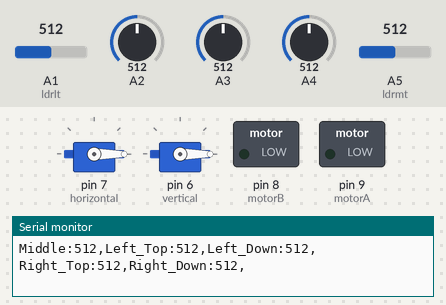
Simulated run of this sketch. Board: Arduino Uno, built with avr-gcc and run on an emulated ATmega328P. On the bench: 2 × servo, switched loads named in the sketch (green lamp = pin HIGH), the last lines printed to the serial monitor. The inputs (shaded band) are chosen by the test bench; at power-on: A5 (ldrmt) = 512, A1 (ldrlt) = 512, A4 = 512, A2 = 512, A3 = 512.

Above: at 3.8 s.
3.9 s: A5 (ldrmt) set to 43
6.9 s: A5 (ldrmt) set to 36
At 8.6 s:
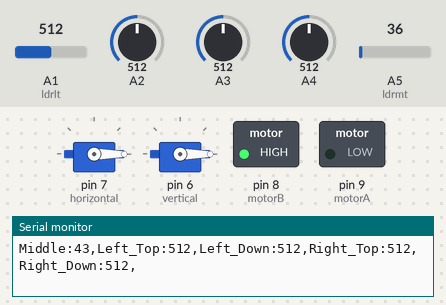
8.9 s: A5 (ldrmt) set to 190
At 11.2 s:
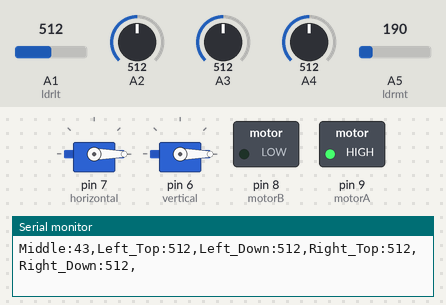
11.9 s: A1 (ldrlt) set to 549
14.9 s: A1 (ldrlt) set to 576
16.9 s: A4 set to 286
18.4 s: A4 set to 276
Timing chart, 0 to 20.9 s (numbered marks = the images above; inputs shaded):
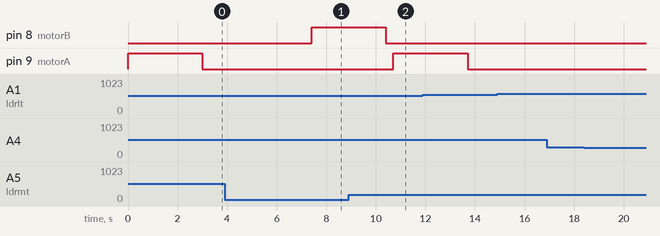

The sketch:

Solar_tracking_PID_TaiLE.ino
```cpp
#include <Servo.h>
#include <Wire.h>
#include <stdio.h>
#include <LiquidCrystal_I2C.h>
//Set the LCD address to 0x27 for 16 chars and 2 line display
LiquidCrystal_I2C lcd(0x27, 16, 2);

Servo horizontal; // horizontal servo
int servoh = 0;
int servohLimitHigh = 180;
int servohLimitLow = 0;
// 65 degrees MAX

Servo vertical; // vertical servo
int servov = 0;
int servovLimitHigh = 180;
int servovLimitLow = 0;

// LDR pin connections
// name = analogpin;
int ldrlt = A1; //LDR top left - BOTTOM LEFT
int ldrrt = A2; //LDR top right - BOTTOM RIGHT
int ldrld = A3; //LDR down left - TOP LEFT
int ldrrd = A4; //LDR down right - TOP RIGHT
int ldrmt = A5; //LDR center


const int motorA =  9;
const int motorB =  8;
int OpenFlowerValue = 40;
int timeopen = 3000;
int timeclose=3000;
int dtime = 10; int tol = 50;
int diff(int a, int b, int c, int d);
void Tracking(int leftvalue, int rightvalue, Servo servotype);
static int FlowerStatus = 0;
static int e;
static int dE =0;
static int zE = 0;
double Kph =0.0001, Kih =0.0001, Kdh = 0.0002;

void setup(){
Serial.begin(9600);

horizontal.attach(7);
vertical.attach(6);
horizontal.write(0);
vertical.write(0);
  pinMode(motorA, OUTPUT);
  pinMode(motorB, OUTPUT);
delay(1);
}
void loop() {
  while (int(analogRead(ldrmt)) >= OpenFlowerValue) {
    if(FlowerStatus == 0)
    {
    FlowerStatus = 1;// đổi biến trạng thái mở cánh về 1
    digitalWrite(motorA, HIGH); //mở cánh hoa
    digitalWrite(motorB, LOW);
    delay(timeopen); //set time sao cho mo het canh hoa
    digitalWrite(motorA, LOW);
    digitalWrite(motorB, LOW);
    ExportData();

    }

  //************* tracking HORIZONTAL
    e = diff(ldrlt,0,0, ldrrd);
    zE = 0;
    dE =0;

    Tracking(ldrlt, ldrrd, horizontal);

  //******** tracking VERTICAL
    e = diff(ldrld,0,0, ldrrt);
    zE = 0;
    dE =0;
    Tracking(ldrld, ldrrt, vertical);
    ExportData();

  }
  while(int(analogRead(ldrmt)) < OpenFlowerValue)
  {
  if(FlowerStatus == 1)
  {
    FlowerStatus=0;
    horizontal.write(0);
    vertical.write(0);
    delay(500);
    digitalWrite(motorA, LOW); //
    digitalWrite(motorB, HIGH);
    delay(timeclose);
    digitalWrite(motorA,LOW);
    digitalWrite(motorB,LOW);
    delay(300);
  }
  }
}

//Function calculate difference
    int diff(int a, int b, int c, int d){
      int averab=int(analogRead(a));
      int avercd=int(analogRead(d));
      return int(avercd - averab);
    }
void Tracking(int leftvalue, int rightvalue, Servo servotype){

    while(diff(leftvalue,0,0,rightvalue) < -1*tol || diff(leftvalue,0,0,rightvalue)>tol)
    {
      double delta = Kph*e + Kih*zE + Kdh*dE;
      Serial.print("PID:"); Serial.println(e);
      if((servotype.read()+int(delta))<0){
        servotype.write(0);
      } else if((servotype.read()+int(delta))>180){
        servotype.write(180);
      } else {servotype.write(servotype.read()+int(delta));delay(dtime);}
      dE = -e+diff(leftvalue,0,0,rightvalue);
      e = diff(leftvalue,0,0,rightvalue);
      zE+=e;
    }

}
    //ExxportFunction
    void ExportData(void){
    int LDRstatus = int(analogRead(ldrmt));
  Serial.print("Middle:"); Serial.print(LDRstatus); Serial.print(",");
  LDRstatus = analogRead(ldrlt);
  Serial.print("Left_Top:"); Serial.print(LDRstatus); Serial.print(",");
  LDRstatus = analogRead(ldrlt);
  Serial.print("Left_Down:"); Serial.print(LDRstatus); Serial.print(",");
  LDRstatus = analogRead(ldrlt);
  Serial.print("Right_Top:"); Serial.print(LDRstatus); Serial.print(",");
  LDRstatus = analogRead(ldrlt);
  Serial.print("Right_Down:"); Serial.print(LDRstatus); Serial.println(",");
    }
    
```

Measured:
- the behaviour switches between 40 and 39 on A5 (ldrmt) (found by bisection; images 0 and 1)
- after the input at 6.9 s, pin 8 (motorB): LOW → HIGH after 0.51 s
- after the input at 8.9 s, pin 9 (motorA): LOW → HIGH after 1.8 s
